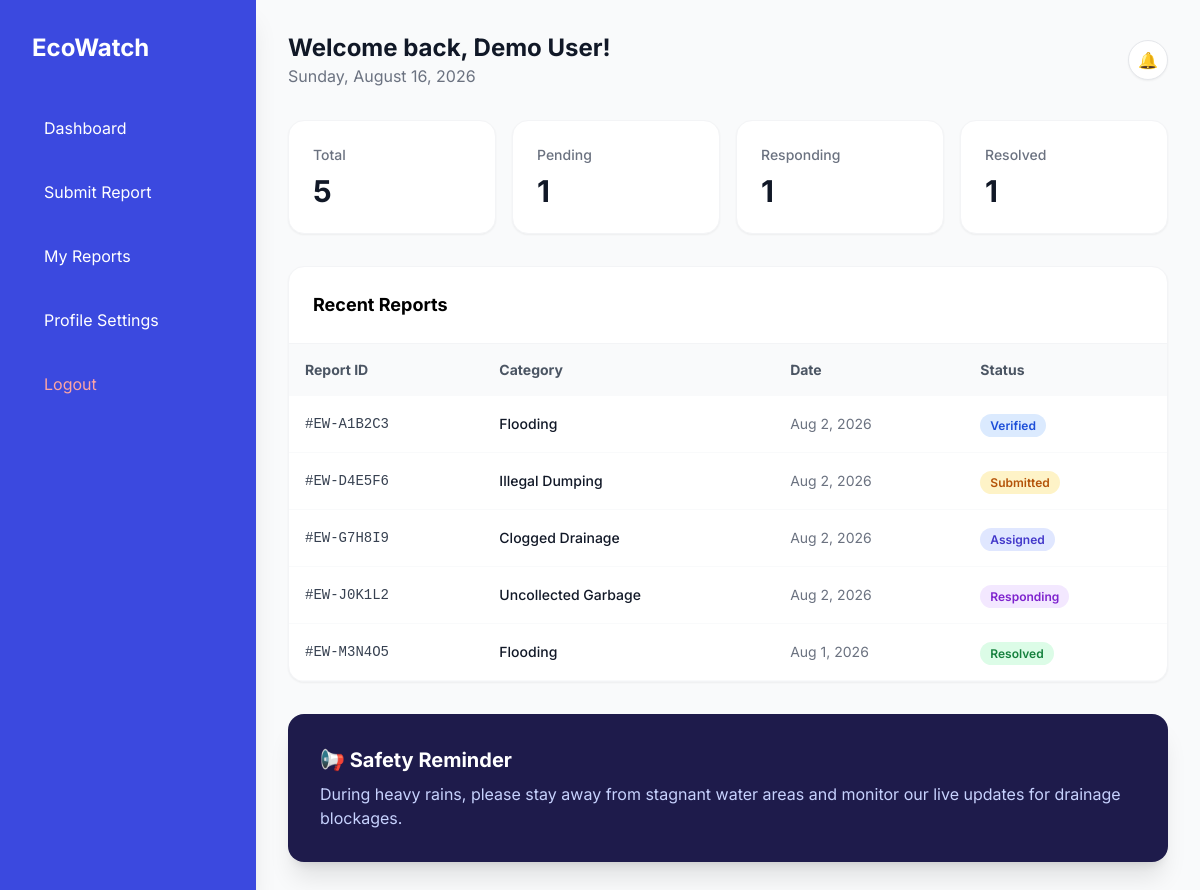
The app's page /dashboard.php (signed in) with its own data.
### tables this page shows
CREATE TABLE environmental_reports (
    id INT AUTO_INCREMENT PRIMARY KEY,
    user_id INT NOT NULL,
    tracking_token VARCHAR(9) NOT NULL UNIQUE,
    category VARCHAR(50) NOT NULL,
    severity VARCHAR(20) DEFAULT 'low',
    barangay VARCHAR(100) NOT NULL,
    address TEXT NOT NULL,
    description TEXT,
    status VARCHAR(20) DEFAULT 'submitted',
    photo_path VARCHAR(255),
    latitude FLOAT NULL,
    longitude FLOAT NULL,
    created_at TIMESTAMP DEFAULT CURRENT_TIMESTAMP,
    updated_at TIMESTAMP DEFAULT CURRENT_TIMESTAMP,
    FOREIGN KEY (user_id) REFERENCES users(id)
);

### dashboard.php (the view, shortened to what this page needs)
<?php
require_once __DIR__ . '/db_connection.php';
$userId = $_SESSION['user_id'];
$stats = [
    'Total'     => ['count' => 0, 'color' => 'bg-indigo-50', 'text' => 'text-gray-900'],
    'Pending'   => ['count' => 0, 'color' => 'bg-amber-50', 'text' => 'text-gray-900'],
    'Responding' => ['count' => 0, 'color' => 'bg-blue-50', 'text' => 'text-gray-900'],
    'Resolved'  => ['count' => 0, 'color' => 'bg-green-50', 'text' => 'text-gray-900']
];
try {
    $totalStmt = $pdo->prepare('SELECT COUNT(*) FROM environmental_reports WHERE user_id = :user_id');
    $totalStmt->execute([':user_id' => $userId]);
    $stats['Total']['count'] = (int)$totalStmt->fetchColumn();
    $pendingStmt = $pdo->prepare("SELECT COUNT(*) FROM environmental_reports WHERE user_id = :user_id AND status = 'submitted'");
    $pendingStmt->execute([':user_id' => $userId]);
    $stats['Pending']['count'] = (int)$pendingStmt->fetchColumn();
    $respondingStmt = $pdo->prepare("SELECT COUNT(*) FROM environmental_reports WHERE user_id = :user_id AND status = 'responding'");
    $respondingStmt->execute([':user_id' => $userId]);
    $stats['Responding']['count'] = (int)$respondingStmt->fetchColumn();
    $resolvedStmt = $pdo->prepare("SELECT COUNT(*) FROM environmental_reports WHERE user_id = :user_id AND status = 'resolved'");
    $resolvedStmt->execute([':user_id' => $userId]);
    $stats['Resolved']['count'] = (int)$resolvedStmt->fetchColumn();
    $reportsStmt = $pdo->prepare('SELECT id, tracking_token, category, status, created_at, photo_path FROM environmental_reports WHERE user_id = :user_id ORDER BY created_at DESC LIMIT 10');
    $reportsStmt->execute([':user_id' => $userId]);
    $reports = $reportsStmt->fetchAll(PDO::FETCH_ASSOC);
} catch (Exception $e) {
    $stats['Total']['count'] = 0;
    $reports = [];
    error_log('Dashboard query error: ' . $e->getMessage());
}
?>
<!DOCTYPE html>
<html lang="en">
<head>
    <script src="https://cdn.tailwindcss.com"></script>
</head>
<body class="bg-gray-50 min-h-screen">
    <?php include __DIR__ . '/includes/sidebar.php'; ?>
    <main class="flex-1 ml-4 pt-16 md:ml-64 md:pt-8 p-4 sm:p-8">
        <header class="flex justify-between items-center mb-8">
            <div>
                <h1 class="text-2xl font-bold text-gray-900">Welcome back, <?php echo htmlspecialchars($_SESSION['user_name']); ?>!</h1>
                <p class="text-gray-500"><?php echo date("l, F j, Y"); ?></p>
            </div>
            <div class="flex items-center gap-4">
                <div class="w-10 h-10 bg-white rounded-full border shadow-sm flex items-center justify-center">🔔</div>
            </div>
        </header>
        <section class="grid grid-cols-2 sm:grid-cols-4 gap-4 mb-8">
            <?php foreach($stats as $label => $info): ?>
                <div class="bg-white p-6 rounded-2xl border border-gray-100 shadow-sm hover:shadow-md transition-all">
                    <h3 class="text-sm text-gray-500 font-medium"><?php echo $label; ?></h3>
                    <p class="text-3xl font-bold mt-2 <?php echo $info['text']; ?>"><?php echo $info['count']; ?></p>
                </div>
            <?php endforeach; ?>
        </section>
        <section class="bg-white rounded-2xl border border-gray-100 shadow-sm overflow-hidden mb-8">
            <div class="p-6 border-b border-gray-100 font-bold text-lg">Recent Reports</div>
            <table class="w-full text-left">
                <thead class="bg-gray-50 text-gray-600 text-sm">
                    <tr>
                        <th class="p-4">Report ID</th>
                        <th class="p-4">Category</th>
                        <th class="p-4">Date</th>
                        <th class="p-4">Status</th>
                    </tr>
                </thead>
                <tbody>
                    <?php if (empty($reports)): ?>
                        <tr>
                            <td colspan="4" class="p-12 text-center">
                                <div class="flex flex-col items-center">
                                    <svg class="w-12 h-12 text-gray-300 mb-3" fill="none" stroke="currentColor" viewBox="0 0 24 24"><path stroke-linecap="round" stroke-linejoin="round" stroke-width="2" d="M9 12h6m-6 4h6m2 5H7a2 2 0 01-2-2V5a2 2 0 012-2h5.586a1 1 0 01.707.293l5.414 5.414a1 1 0 01.293.707V19a2 2 0 01-2 2z"></path></svg>
                                    <p class="text-gray-500 text-sm mb-4">No reports submitted yet.</p>
                                    <a href="<?php echo BASE_URL; ?>/submit_report.php" class="bg-[#3B49DF] text-white px-6 py-3 rounded-xl font-semibold hover:bg-[#2D39B5] transition shadow-lg inline-flex items-center space-x-2">
                                        <svg class="w-4 h-4" fill="none" stroke="currentColor" viewBox="0 0 24 24"><path stroke-linecap="round" stroke-linejoin="round" stroke-width="2" d="M12 4v16m8-8H4"></path></svg>
                                        <span>Submit Your First Report</span>
                                    </a>
                                </div>
                            </td>
                        </tr>
                    <?php else: ?>
                        <?php foreach ($reports as $report): ?>
                            <tr class="border-b border-gray-50 hover:bg-gray-50 cursor-pointer" onclick="openReportDetail(<?php echo (int)$report['id']; ?>)">
                                <td class="p-4 font-mono text-sm text-gray-700">#<?php echo htmlspecialchars($report['tracking_token']); ?></td>
                                <td class="p-4 text-sm capitalize text-gray-900 font-medium"><?php echo htmlspecialchars(str_replace('_', ' ', $report['category'])); ?></td>
                                <td class="p-4 text-sm text-gray-500"><?php echo date("M j, Y", strtotime($report['created_at'])); ?></td>
                                <td class="p-4">
                                    <?php
                                        $statusLabel = ucwords(str_replace('_', ' ', $report['status']));
                                        $badgeClass = 'bg-gray-100 text-gray-700';
                                        if ($report['status'] === 'submitted') $badgeClass = 'bg-amber-100 text-amber-700';
                                        if ($report['status'] === 'verified') $badgeClass = 'bg-blue-100 text-blue-700';
                                        if ($report['status'] === 'assigned') $badgeClass = 'bg-indigo-100 text-indigo-700';
                                        if ($report['status'] === 'responding') $badgeClass = 'bg-purple-100 text-purple-700';
                                        if ($report['status'] === 'resolved') $badgeClass = 'bg-green-100 text-green-700';
                                    ?>
                                    <span class="px-2.5 py-1 rounded-full text-xs font-semibold <?php echo $badgeClass; ?>"><?php echo $statusLabel; ?></span>
                                </td>
                            </tr>
                        <?php endforeach; ?>
                    <?php endif; ?>
                </tbody>
            </table>
        </section>
        <div class="bg-[#1e1b4b] rounded-2xl p-8 text-white shadow-xl">
            <h3 class="font-bold text-xl mb-2">📢 Safety Reminder</h3>
            <p class="text-indigo-200">During heavy rains, please stay away from stagnant water areas and monitor our live updates for drainage blockages.</p>
        </div>
    </main>
</body>
</html>

### dashboard.php (style rules this page uses)
body { font-family: 'Inter', sans-serif; }

### records on screen
environmental_reports: tracking_token "EW-A1B2C3", category "Flooding", created_at "Aug 2, 2026", status "Verified"
environmental_reports: tracking_token "EW-D4E5F6", category "Illegal Dumping", created_at "Aug 2, 2026", status "Submitted"
environmental_reports: tracking_token "EW-G7H8I9", category "Clogged Drainage", created_at "Aug 2, 2026", status "Assigned"
environmental_reports: tracking_token "EW-J0K1L2", category "Uncollected Garbage", created_at "Aug 2, 2026", status "Responding"
environmental_reports: tracking_token "EW-M3N4O5", category "Flooding", created_at "Aug 1, 2026", status "Resolved"

### other values on screen
$_SESSION['user_name'] "Demo User"
$label "Total"
$info['count'] "5"
$label "Pending"
$info['count'] "1"
$label "Responding"
$label "Resolved"
